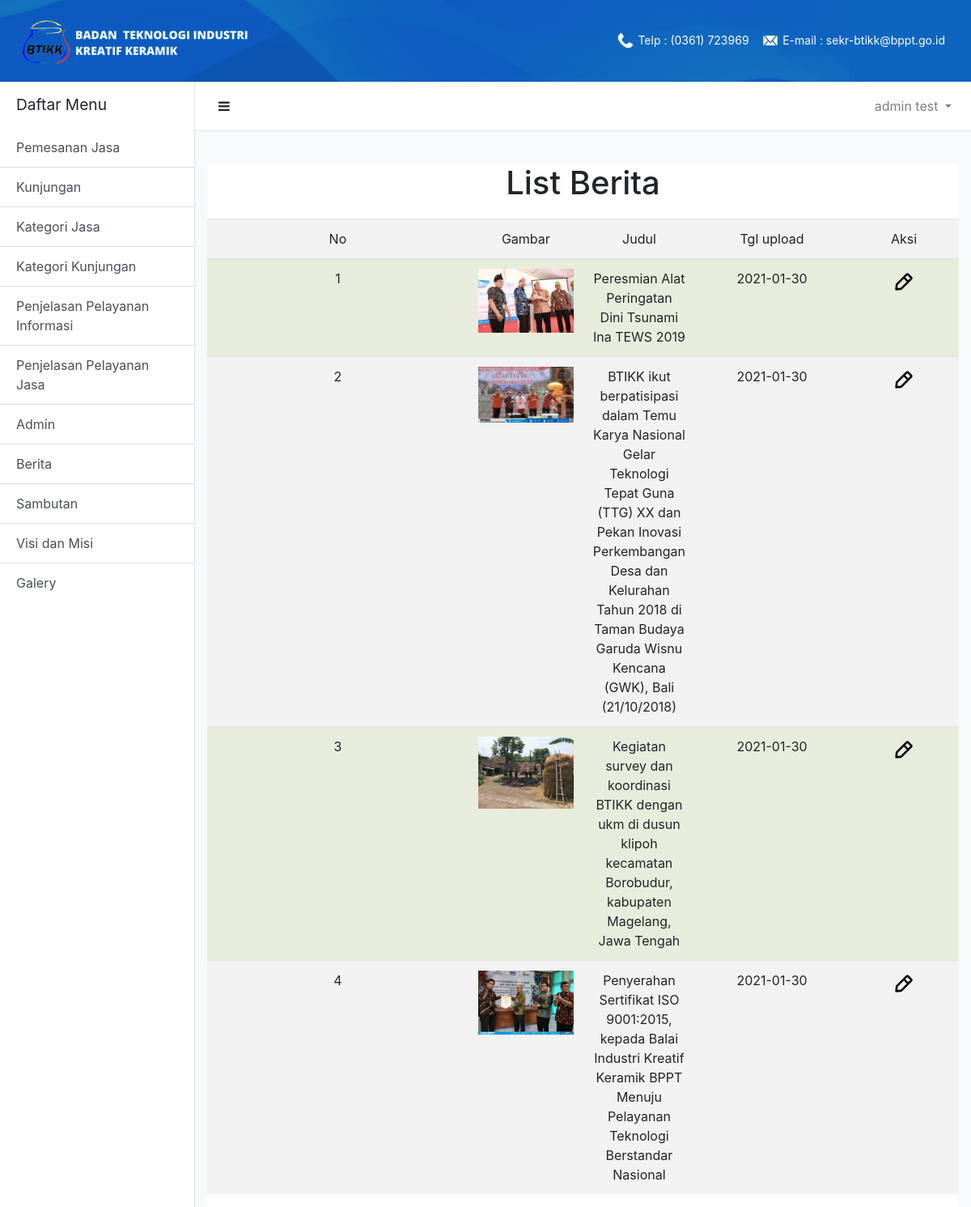
The page /listEdit.php (signed in) on the database its author committed.
### tables this page shows
CREATE TABLE `user` (
  `id` int(11) NOT NULL,
  `name` varchar(255) NOT NULL,
  `email` varchar(255) NOT NULL,
  `password` varchar(255) NOT NULL,
  `username` varchar(255) NOT NULL,
  `jenis_kelamin` varchar(255) NOT NULL,
  `telp` varchar(255) NOT NULL,
  `alamat` varchar(255) NOT NULL
);

CREATE TABLE `tbberita` (
  `id_berita` int(11) NOT NULL,
  `gambar` varchar(255) NOT NULL,
  `judul` varchar(255) NOT NULL,
  `berita` text NOT NULL,
  `tgl_upload` date NOT NULL
);

### listEdit.php (the view, shortened to what this page needs)
<?php
    include("./dashboardUser.php");
    include("./db.php");
    $tampil = mysqli_query ($conn,"SELECT * FROM tbberita");
    $no = 1;
    $genap = "#FFF";
    $ganjil = "#e8ecdd";
    $head = "#bbb7b6";
    if($num=0)
    {
      echo "
            <tr valign='top'>
              <td colspan='4'>
                diy class='msgl error'>Data Empty</div>
              </td>
            </tr>";
    }else
    {
        echo "
            <div class='card-title text-center'>
                <h1>List Berita</h1>
            </div>
            <div class='card-content'>
                    <table class= 'table table-striped table—bordered table—hover'>
                        <tr bgcolor=".$head.">
                            <td align='center' >No</td>
                            <td width='142' align='center'>Gambar</td>
                            <td width='136' align='center'>Judul</td>
                            <td width='190' align='center'> Tgl upload</td>
                            <td width='136' align='center'>Aksi</td>
                        </tr>";
      while($array=mysqli_fetch_array($tampil))
      {
        $counter = 1;
        if ($counter % 2 == 0)
            $warna = $genap;
          else
            $warna = $ganjil;
        echo "
                <tr bgcolor=".$warna." onclick='hrefBerita(".$array['id_berita'].")'>
                    <td align='center'>".$no."</td>
                    <td width= '142' align='center'>
                        <img src= '".$array['gambar']."' width= 100%/>
                    </td>
                    <td width='136' align= 'center'>".$array[ 'judul']."</td>
                    <td width='136' align='center'> ".$array ['tgl_upload']."</td>
                    <td width—'138' align='center'>
                        <a href='edit.php?id=".$array['id_berita']."'>
                            <img src='gambar/edit.png'/>
                        </a>
                    </td>
                </tr>
            </div>
            </div>
            </div>
        </div>
    </div>";
        $no++;
      }
    }
?>

### dashboardUser.php (shortened to what this page needs)
<?php
    include("../db.php");
?>
<!DOCTYPE html>
<html lang="en">
<head>
    <link rel="stylesheet" href="../css/navbar.css">
    <link rel="stylesheet" href="../css/footer.css">
    <link rel="stylesheet" href="../css/sidebar.css">
    <link rel="stylesheet" href="../css/contentUser.css">
    <link rel="stylesheet" href="https://stackpath.bootstrapcdn.com/bootstrap/4.4.1/css/bootstrap.min.css">
    <link rel="stylesheet" href="https://stackpath.bootstrapcdn.com/font-awesome/4.7.0/css/font-awesome.min.css">
</head>
<body>
    <nav class="navbar navbar-expand-lg navbar-dark justify-content-between" id='navbar'>
        <a class="navbar-brand" href="#">
            <img src="../gambar/rsz_2logo.png" alt="logo">
        </a>
        <ul class="navbar-nav">
            <li class="nav-item">
                <p class="navbar-brand">
                    <img src="../gambar/phone.png" class="d-inline-block align-top" alt="">
                    <span>Telp : (0361) 723969</span>
                </p>
            </li>
            <li class="nav-item">
                <p class="navbar-brand">
                    <img src="../gambar/email.png" class="d-inline-block align-top" alt="">
                    <span>E-mail : sekr-btikk@bppt.go.id</span>
                </p>
            </li>
        </ul>
    </nav>
<div class="d-flex bg-light" id="wrapper">
<div class="bg-white border-right" id="sidebar-wrapper">
  <div class="sidebar-heading text-black">Daftar Menu</div>
  <div class="list-group list-group-flush">
    <a href="./pemesananJasa.php" class="list-group-item list-group-item-action bg-white text-black ">Pemesanan Jasa</a>
    <a href="./kunjungan.php" class="list-group-item list-group-item-action bg-white text-black ">Kunjungan</a>
    <a href="./kategoriJasa.php" class="list-group-item list-group-item-action bg-white text-black ">Kategori Jasa</a>
    <a href="./kategoriKunjungan.php" class="list-group-item list-group-item-action bg-white text-black ">Kategori Kunjungan</a>
    <a href="./penjelasanPelayananInformasi.php" class="list-group-item list-group-item-action bg-white text-black ">Penjelasan Pelayanan Informasi</a>
    <a href="./penjelasanPelayananJasa.php" class="list-group-item list-group-item-action bg-white text-black ">Penjelasan Pelayanan Jasa</a>
    <a href="./admin.php" class="list-group-item list-group-item-action bg-white text-black ">Admin</a>
    <a href="./berita.php" class="list-group-item list-group-item-action bg-white text-black ">Berita</a>
    <a href="./sambutan.php" class="list-group-item list-group-item-action bg-white text-black ">Sambutan</a>
    <a href="./visiMisi.php" class="list-group-item list-group-item-action bg-white text-black ">Visi dan Misi</a>
    <a href="./galery.php" class="list-group-item list-group-item-action bg-white text-black ">Galery</a>
  </div>
</div>
<div id="page-content-wrapper">
  <nav class="navbar navbar-expand-lg navbar-light bg-white border-bottom sticky-top" id='navbar-2'>
    <button class="btn text-black" id="menu-toggle"><i class="fa fa-bars"></i></button>
    <div class="collapse navbar-collapse" id="navbarSupportedContent">
      <ul class="navbar-nav ml-auto mt-2 mt-lg-0">
        <li class="nav-item dropdown">
        <?php
           $id = $_SESSION['user'];
           $sql = mysqli_query($conn,"SELECT name FROM user where id = $id");
           $admin = mysqli_fetch_assoc($sql);
           echo "
          <a class='nav-link dropdown-toggle' href='#' id='navbarDropdown' role='button' data-toggle='dropdown' aria-haspopup='true' aria-expanded='false'>
            ".$admin['name']."
          </a>
          <div class='dropdown-menu dropdown-menu-right' aria-labelledby='navbarDropdown'>
            <a class='dropdown-item' href='./editPassword.php?id=".$id."'>Ubah Password</a>
            <div class='dropdown-divider'></div>
            <a class='dropdown-item' href='../proses/logout.php'>Keluar</a>
          </div>";
          ?>
        </li>
      </ul>
    </div>
  </nav>
  <div class="container-fluid">
    <div class="card" id="user-content-wrapper">

### css/navbar.css (style rules this page uses)
#navbar, .navbar .navbar-default { background-image: url("../gambar/bg_top.jpg"); background-repeat: no-repeat; background-size: 100% 100%; }
.navbar .nav-item .navbar-brand { margin-top : 10px }
.navbar .nav-item .navbar-brand img { margin-top : 7.5px; width : 20px; height : 20px; }
.navbar .nav-item .navbar-brand span { font-size: 14px; }
#navbar-2 { padding-top: 10px; padding-bottom: 10px; margin-bottom: 40px; background-color: #110073; }

### css/sidebar.css (style rules this page uses)
#wrapper { overflow-x: hidden; }
#sidebar-wrapper { min-height: 100vh; margin-left: -15rem; -webkit-transition: margin .25s ease-out; -moz-transition: margin .25s ease-out; -o-transition: margin .25s ease-out; transition: margin .25s ease-out; }
#sidebar-wrapper .sidebar-heading { padding: 0.875rem 1.25rem; font-size: 1.2rem; }
#sidebar-wrapper .list-group { width: 15rem; }
#page-content-wrapper { min-width: 100vw; }
@media (min-width: 768px) { #sidebar-wrapper { margin-left: 0; } }
@media (min-width: 768px) { #page-content-wrapper { min-width: 0; width: 100%; } }

### css/contentUser.css (style rules this page uses)
#user-content-wrapper { border: none; }

### rows shown on the page
user: name "admin test"
tbberita: gambar (picture), judul "Peresmian Alat Peringatan Dini Tsunami Ina TEWS 2019", tgl_upload "2021-01-30"
tbberita: gambar (picture), judul "BTIKK ikut berpatisipasi dalam Temu Karya Nasional Gelar Teknologi Tepat Guna (TTG) XX dan Pekan Inovasi Perkembangan Desa dan Kelurahan Tahun 2018 di Taman Budaya Garuda Wisnu Kencana (GWK), Bali (21/10/2018)", tgl_upload "2021-01-30"
tbberita: gambar (picture), judul "Kegiatan survey dan koordinasi BTIKK dengan ukm di dusun klipoh kecamatan Borobudur, kabupaten Magelang, Jawa Tengah", tgl_upload "2021-01-30"
tbberita: gambar (picture), judul "Penyerahan Sertifikat ISO 9001:2015, kepada Balai Industri Kreatif Keramik BPPT Menuju Pelayanan Teknologi Berstandar Nasional", tgl_upload "2021-01-30"
